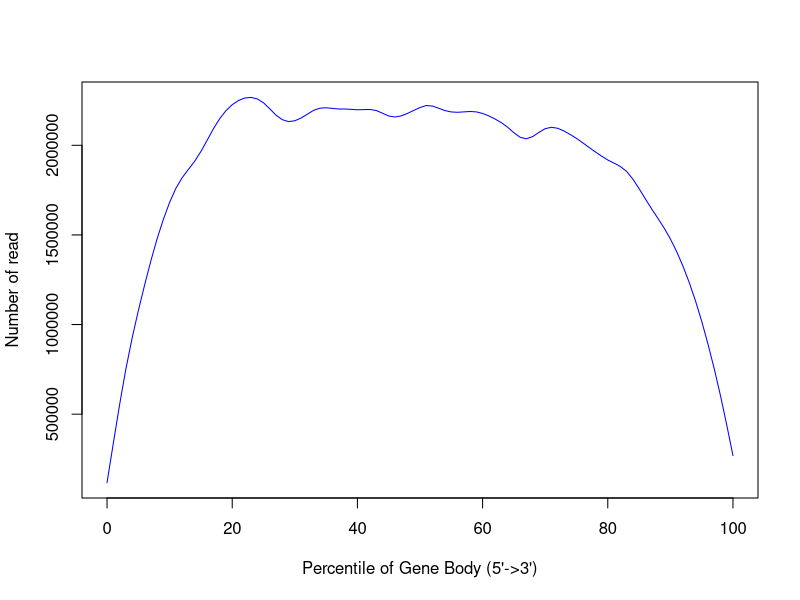

This figure's R source:
png('/rds/user/is460/hpc-work/muscle-rnaseq/ezbamqc/output/figs/srpk3_hom_ttnb_wt_1.geneBodyCoverage.png',width=500,height=500,units='px')
x=c(0,1,2,3,4,5,6,7,8,9,10,11,12,13,14,15,16,17,18,19,20,21,22,23,24,25,26,27,28,29,30,31,32,33,34,35,36,37,38,39,40,41,42,43,44,45,46,47,48,49,50,51,52,53,54,55,56,57,58,59,60,61,62,63,64,65,66,67,68,69,70,71,72,73,74,75,76,77,78,79,80,81,82,83,84,85,86,87,88,89,90,91,92,93,94,95,96,97,98,99,100)
y=c(114583,320035,553253,781326,928158,1065601,1201387,1366199,1483945,1583961,1668786,1781907,1842789,1842359,1895037,1972546,2008092,2106113,2164372,2182921,2233297,2245912,2252791,2285436,2249290,2253201,2213829,2154542,2128852,2130872,2136417,2151586,2162657,2211514,2216467,2218470,2188940,2191802,2220755,2200195,2187754,2190432,2207152,2216919,2181058,2148262,2144330,2168035,2183231,2188307,2203304,2239646,2241169,2188444,2186495,2186887,2176672,2188631,2190850,2193010,2178655,2161773,2141916,2129375,2110453,2091703,2017916,2013606,2048558,2074051,2106108,2116250,2092856,2072260,2055643,2044838,2015043,1982904,1965955,1940476,1917662,1875161,1897717,1871234,1817142,1749795,1701006,1632589,1589732,1549463,1477227,1406167,1329481,1232070,1136736,1024248,882464,756058,614068,447479,254481)
smoothsp = smooth.spline(x,y,spar=0.35)
plot(smoothsp,type="l",col="blue",xlab="Percentile of Gene Body (5'->3')",ylab="Number of read",xlim=c(0,100))
dev.state = dev.off()
